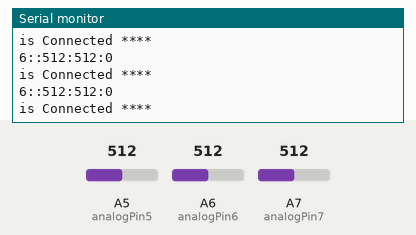
Simulated run of this sketch. Board: Arduino Nano, built with avr-gcc and run on an emulated ATmega328P. Parts: the last lines printed to the serial monitor. Inputs (shaded band) come from the test bench; at power-on: A6 (analogPin6) = 512, A7 (analogPin7) = 512, A5 (analogPin5) = 512. No radio packets arrive unless stated.

Above: at 1.2 s.
1.3 s: A6 (analogPin6) set to 716
At 1.61 s:
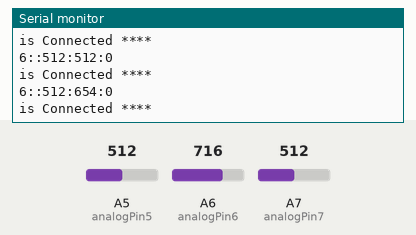
2.8 s: A7 (analogPin7) set to 716
At 2.84 s:
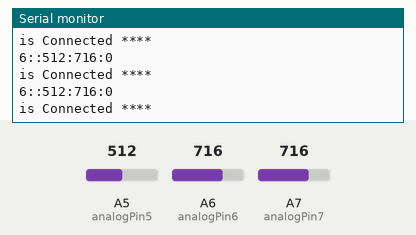
4.3 s: A5 (analogPin5) set to 0
At 4.49 s:
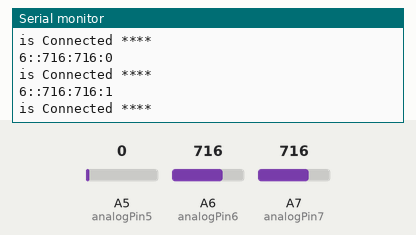
5.8 s: A6 (analogPin6) set to 900
At 6.14 s:
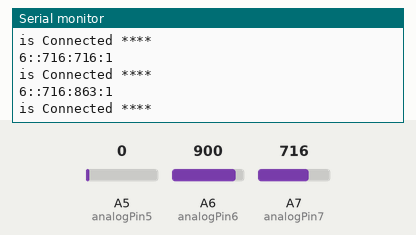
7.3 s: A7 (analogPin7) set to 900
At 7.37 s:
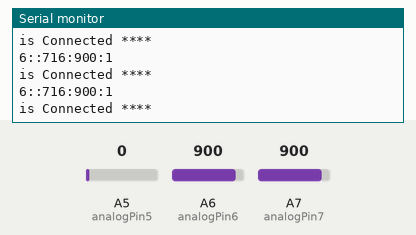
Timing chart, 0 to 10.3 s (numbered marks = the images above; inputs shaded):
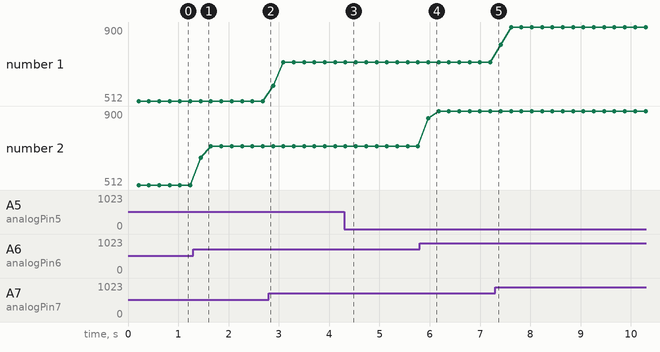

Measured:
- after the input at 1.3 s, the serial monitor: prints a new line after 0.14 s (image 1)
- after the input at 4.3 s, the serial monitor: prints a new line at once (image 3)
- after the input at 5.8 s, the serial monitor: prints a new line after 0.17 s (image 4)
- plotted number 2: 512 → 716 after the input at 1.3 s, 716 → 900 after the input at 5.8 s

The sketch:

joystick.ino
```cpp
/*
* Arduino Wireless Communication Tutorial
*     Example 1 - Transmitter Code
*
* by Dejan Nedelkovski, www.HowToMechatronics.com
*
* Library: TMRh20/RF24, https://github.com/tmrh20/RF24/
*/
#include <SPI.h>
#include <nRF24L01.h>
#include <RF24.h>
#include <printf.h>
RF24 radio(7, 8); // CE, CSN
const byte address[6] = "00001";

// new comment
const int analogPin5 = A5;
const int analogPin6 = A6;
const int analogPin7 = A7;
int button5 = 0;  // variable to store the value read
int lastButton5 = 0;  // variable to store the value read
int yValue = 0;  // variable to store the value read
int xValue = 0;  // variable to store the value read
const int digitalPin2 = 2; // Left motor Direction 2
bool buttonState = false;
int sampleSize = 10;
int sampleCnt = 0;
int xTot = 0;
int yTot = 0;

int outputArray[3];

void setup() {
  Serial.begin(9600);
  Serial.println("Setup ***********");
  radio.begin();
  radio.openWritingPipe(address);
  radio.setPALevel(RF24_PA_MIN);
  radio.stopListening();

  if (radio.isChipConnected()) {
    Serial.println("is Connected ****");
  }
  else {
    Serial.println("not connected ...");
  }
  printf_begin();
  Serial.println(F("details::"));
  radio.printDetails();
}
void loop() {
  if (radio.isChipConnected()) {
    Serial.println("is Connected ****");
  }
  else {
    Serial.println("not connected ...");
  }
  xTot = 0;
  yTot = 0;
  sampleCnt = 0;
  for (sampleCnt=0; sampleCnt<sampleSize; sampleCnt++){
    yValue = analogRead(analogPin6);  // read the input pin
//    Serial.print(yValue);          // debug value
//    Serial.print(", ");
    xValue = analogRead(analogPin7);  // read the input pin
//    Serial.print(xValue);          // debug value
//    Serial.print(", ");
    button5 = analogRead(analogPin5);  // read the input pin
//    Serial.print(button5);          // debug value
//    Serial.println();
    if(button5 == 0 && lastButton5 != 0 ) {
      buttonState = !buttonState;
    }
    lastButton5 = button5;

    xTot += xValue;
    yTot += yValue;
    delay(20);
  }

  outputArray[0] = xTot/sampleSize;
  outputArray[1] = yTot/sampleSize;
  outputArray[2] = buttonState;

  String outputStr;
  for (int i: outputArray) {
      outputStr += ":" + String(i);
  }

  Serial.print(sizeof(outputArray));
  Serial.print(":");
  Serial.println(outputStr);

  if (!radio.write(&outputArray, sizeof(outputArray))){
    Serial.println("packet delivery failed");
  }
}
```
